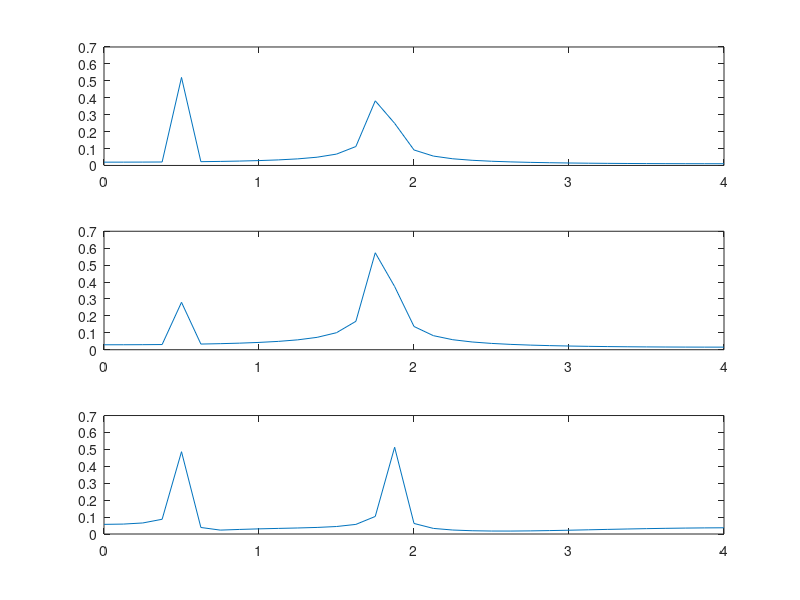

The MATLAB script that drew this image:
% Example MMSE. We choose a 3 tap equalizer
%
  close all; clear; format compact;
%
  fs = 8;   Ts = 1/fs;
  f2 = 0.5;  f3 = 1.8;
  N  = 64;
  t  = 0:Ts:(N-1)*Ts;   
  s  = cos(2*pi*f2*t) + cos(2*pi*f3*t);
  y  = 0.5*cos(2*pi*f2*t) + 1.5*cos(2*pi*f3*t);
%
% Building of vectors yn and sn
  yn = fliplr(y);   sn = fliplr(s);
%
% Matrix Ry: 3x3 
  Ry0  = mean(yn.*yn);
  yn_1 = yn(2:N); 
  yn_2 = yn(3:N);  
  Ry1  = mean(yn(1:N-1).*yn_1);
  Ry2  = mean(yn(1:N-2).*yn_2);
%  
  Ry = [Ry0 Ry1 Ry2; Ry1 Ry0 Ry1; Ry2 Ry1 Ry0]
%
% Matrix Rsy: 3x1 
  Rsy0 = mean(sn.*yn);
  Rsy1 = mean(sn(1:N-1).*yn_1);
  Rsy2 = mean(sn(1:N-2).*yn_2);
%
  Rsy = [Rsy0 Rsy1 Rsy2]'
  Ryinv=inv(Ry);
  W=Ryinv*Rsy;
  yeq=conv(y,W);
    Y=fft(y,64)/64;
    Y=abs(Y);
    Y=Y(1:end/2+1)
    S=fft(s,64)/64;
    S=abs(S);
    S=S(1:end/2+1)
    Yeq=fft(yeq)/64;
    Yeq=abs(Yeq);
    Yeq=Yeq(1:end/2)
    f=0:fs/64:fs/2;
    figure
    subplot(3,1,1)
    plot(f,S);
    subplot(3,1,2)
    plot(f,Y);
    subplot(3,1,3)
    plot(f,Yeq);